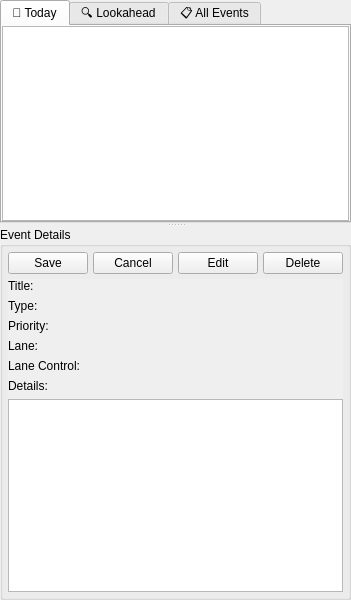
<?xml version="1.0" encoding="UTF-8"?>
<ui version="4.0">
 <class>TimelineSidePanel</class>
 <widget class="QWidget" name="TimelineSidePanel">
  <property name="geometry">
   <rect>
    <x>0</x>
    <y>0</y>
    <width>300</width>
    <height>600</height>
   </rect>
  </property>
  <property name="windowTitle">
   <string>Timeline Side Panel</string>
  </property>
  <layout class="QVBoxLayout" name="verticalLayout">
   <property name="spacing">
    <number>0</number>
   </property>
   <property name="leftMargin">
    <number>0</number>
   </property>
   <property name="topMargin">
    <number>0</number>
   </property>
   <property name="rightMargin">
    <number>0</number>
   </property>
   <property name="bottomMargin">
    <number>0</number>
   </property>
   <item>
    <widget class="QSplitter" name="splitter">
     <property name="orientation">
      <enum>Qt::Orientation::Vertical</enum>
     </property>
     <widget class="QTabWidget" name="tabWidget">
      <property name="currentIndex">
       <number>0</number>
      </property>
      <widget class="QWidget" name="todayTab">
       <attribute name="title">
        <string>📅 Today</string>
       </attribute>
       <layout class="QVBoxLayout" name="verticalLayout_2">
        <property name="spacing">
         <number>0</number>
        </property>
        <property name="leftMargin">
         <number>0</number>
        </property>
        <property name="topMargin">
         <number>0</number>
        </property>
        <property name="rightMargin">
         <number>0</number>
        </property>
        <property name="bottomMargin">
         <number>0</number>
        </property>
        <item>
         <widget class="QListWidget" name="todayList">
          <property name="selectionMode">
           <enum>QAbstractItemView::SelectionMode::ExtendedSelection</enum>
          </property>
          <property name="selectionBehavior">
           <enum>QAbstractItemView::SelectionBehavior::SelectRows</enum>
          </property>
         </widget>
        </item>
       </layout>
      </widget>
      <widget class="QWidget" name="lookaheadTab">
       <attribute name="title">
        <string>🔍 Lookahead</string>
       </attribute>
       <layout class="QVBoxLayout" name="verticalLayout_5">
        <property name="spacing">
         <number>0</number>
        </property>
        <property name="leftMargin">
         <number>0</number>
        </property>
        <property name="topMargin">
         <number>0</number>
        </property>
        <property name="rightMargin">
         <number>0</number>
        </property>
        <property name="bottomMargin">
         <number>0</number>
        </property>
        <item>
         <widget class="QListWidget" name="lookaheadList">
          <property name="selectionMode">
           <enum>QAbstractItemView::SelectionMode::ExtendedSelection</enum>
          </property>
          <property name="selectionBehavior">
           <enum>QAbstractItemView::SelectionBehavior::SelectRows</enum>
          </property>
         </widget>
        </item>
       </layout>
      </widget>
      <widget class="QWidget" name="allEventsTab">
       <attribute name="title">
        <string>📋 All Events</string>
       </attribute>
       <layout class="QVBoxLayout" name="verticalLayout_3">
        <property name="spacing">
         <number>0</number>
        </property>
        <property name="leftMargin">
         <number>0</number>
        </property>
        <property name="topMargin">
         <number>0</number>
        </property>
        <property name="rightMargin">
         <number>0</number>
        </property>
        <property name="bottomMargin">
         <number>0</number>
        </property>
        <item>
         <widget class="QListWidget" name="allEventsList">
          <property name="selectionMode">
           <enum>QAbstractItemView::SelectionMode::ExtendedSelection</enum>
          </property>
          <property name="selectionBehavior">
           <enum>QAbstractItemView::SelectionBehavior::SelectRows</enum>
          </property>
         </widget>
        </item>
       </layout>
      </widget>
     </widget>
     <widget class="QGroupBox" name="eventDetailsGroupBox">
      <property name="title">
       <string>Event Details</string>
      </property>
      <layout class="QVBoxLayout" name="verticalLayout_4">
       <property name="spacing">
        <number>5</number>
       </property>
       <property name="leftMargin">
        <number>5</number>
       </property>
       <property name="topMargin">
        <number>5</number>
       </property>
       <property name="rightMargin">
        <number>5</number>
       </property>
       <property name="bottomMargin">
        <number>5</number>
       </property>
       <item>
        <layout class="QHBoxLayout" name="horizontalLayout">
         <item>
          <spacer name="horizontalSpacer">
           <property name="orientation">
            <enum>Qt::Orientation::Horizontal</enum>
           </property>
           <property name="sizeHint" stdset="0">
            <size>
             <width>40</width>
             <height>20</height>
            </size>
           </property>
          </spacer>
         </item>
         <item>
          <widget class="QPushButton" name="saveDetailsButton">
           <property name="visible">
            <bool>false</bool>
           </property>
           <property name="text">
            <string>Save</string>
           </property>
          </widget>
         </item>
         <item>
          <widget class="QPushButton" name="cancelDetailsButton">
           <property name="visible">
            <bool>false</bool>
           </property>
           <property name="text">
            <string>Cancel</string>
           </property>
          </widget>
         </item>
         <item>
          <widget class="QPushButton" name="editDetailsButton">
           <property name="text">
            <string>Edit</string>
           </property>
          </widget>
         </item>
         <item>
          <widget class="QPushButton" name="deleteDetailsButton">
           <property name="text">
            <string>Delete</string>
           </property>
          </widget>
         </item>
        </layout>
       </item>
       <item>
        <widget class="QScrollArea" name="detailsScrollArea">
         <property name="frameShape">
          <enum>QFrame::Shape::NoFrame</enum>
         </property>
         <property name="widgetResizable">
          <bool>true</bool>
         </property>
         <widget class="QWidget" name="detailsScrollAreaWidgetContents">
          <property name="geometry">
           <rect>
            <x>0</x>
            <y>0</y>
            <width>284</width>
            <height>313</height>
           </rect>
          </property>
          <layout class="QVBoxLayout" name="detailsScrollAreaLayout">
           <property name="spacing">
            <number>6</number>
           </property>
           <property name="leftMargin">
            <number>0</number>
           </property>
           <property name="topMargin">
            <number>0</number>
           </property>
           <property name="rightMargin">
            <number>0</number>
           </property>
           <property name="bottomMargin">
            <number>0</number>
           </property>
           <item>
            <layout class="QFormLayout" name="detailsFormLayout">
             <item row="0" column="0">
              <widget class="QLabel" name="titleLabel">
               <property name="text">
                <string>Title:</string>
               </property>
              </widget>
             </item>
             <item row="0" column="1">
              <widget class="QLabel" name="titleValueLabel">
               <property name="text">
                <string/>
               </property>
              </widget>
             </item>
             <item row="1" column="0">
              <widget class="QLabel" name="typeLabel">
               <property name="text">
                <string>Type:</string>
               </property>
              </widget>
             </item>
             <item row="1" column="1">
              <widget class="QLabel" name="typeValueLabel">
               <property name="text">
                <string/>
               </property>
              </widget>
             </item>
             <item row="2" column="0">
              <widget class="QLabel" name="priorityLabel">
               <property name="text">
                <string>Priority:</string>
               </property>
              </widget>
             </item>
             <item row="2" column="1">
              <widget class="QLabel" name="priorityValueLabel">
               <property name="text">
                <string/>
               </property>
              </widget>
             </item>
             <item row="3" column="0">
              <widget class="QLabel" name="laneLabel">
               <property name="text">
                <string>Lane:</string>
               </property>
              </widget>
             </item>
             <item row="3" column="1">
              <widget class="QLabel" name="laneValueLabel">
               <property name="text">
                <string/>
               </property>
              </widget>
             </item>
             <item row="4" column="0">
              <widget class="QLabel" name="laneControlLabel">
               <property name="text">
                <string>Lane Control:</string>
               </property>
              </widget>
             </item>
             <item row="4" column="1">
              <widget class="QLabel" name="laneControlValueLabel">
               <property name="text">
                <string/>
               </property>
              </widget>
             </item>
            </layout>
           </item>
           <item>
            <widget class="QLabel" name="detailsLabel">
             <property name="sizePolicy">
              <sizepolicy hsizetype="Preferred" vsizetype="Fixed">
               <horstretch>0</horstretch>
               <verstretch>0</verstretch>
              </sizepolicy>
             </property>
             <property name="text">
              <string>Details:</string>
             </property>
            </widget>
           </item>
           <item>
            <widget class="QTextEdit" name="detailsTextEdit">
             <property name="readOnly">
              <bool>true</bool>
             </property>
            </widget>
           </item>
          </layout>
         </widget>
        </widget>
       </item>
      </layout>
     </widget>
    </widget>
   </item>
  </layout>
 </widget>
 <resources/>
 <connections/>
</ui>
